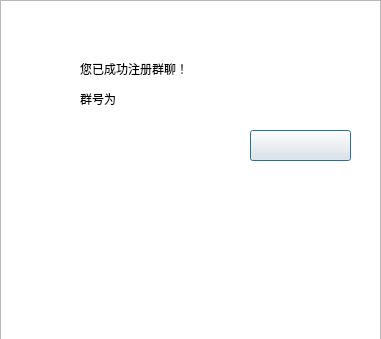
<?xml version="1.0" encoding="UTF-8"?>
<ui version="4.0">
 <class>successfullycreategroupchat</class>
 <widget class="QDialog" name="successfullycreategroupchat">
  <property name="geometry">
   <rect>
    <x>0</x>
    <y>0</y>
    <width>381</width>
    <height>339</height>
   </rect>
  </property>
  <property name="windowTitle">
   <string>Dialog</string>
  </property>
  <widget class="QLabel" name="label">
   <property name="geometry">
    <rect>
     <x>80</x>
     <y>60</y>
     <width>141</width>
     <height>17</height>
    </rect>
   </property>
   <property name="text">
    <string>您已成功注册群聊！</string>
   </property>
  </widget>
  <widget class="QLabel" name="label_2">
   <property name="geometry">
    <rect>
     <x>80</x>
     <y>90</y>
     <width>67</width>
     <height>17</height>
    </rect>
   </property>
   <property name="text">
    <string>群号为</string>
   </property>
  </widget>
  <widget class="QPushButton" name="pushButton">
   <property name="geometry">
    <rect>
     <x>250</x>
     <y>130</y>
     <width>101</width>
     <height>31</height>
    </rect>
   </property>
   <property name="styleSheet">
    <string notr="true">border-image: url(:/img/yes.png);</string>
   </property>
   <property name="text">
    <string/>
   </property>
  </widget>
  <widget class="QListView" name="listView">
   <property name="geometry">
    <rect>
     <x>0</x>
     <y>0</y>
     <width>381</width>
     <height>341</height>
    </rect>
   </property>
   <property name="styleSheet">
    <string notr="true">border-image: url(:/img/background2.png);</string>
   </property>
  </widget>
  <zorder>listView</zorder>
  <zorder>label</zorder>
  <zorder>label_2</zorder>
  <zorder>pushButton</zorder>
 </widget>
 <resources/>
 <connections/>
</ui>
